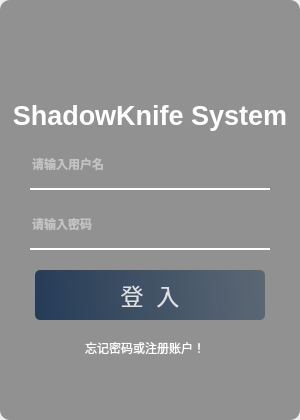
<?xml version="1.0" encoding="UTF-8"?>
<ui version="4.0">
 <class>LoginInterface</class>
 <widget class="QWidget" name="LoginInterface">
  <property name="geometry">
   <rect>
    <x>0</x>
    <y>0</y>
    <width>300</width>
    <height>420</height>
   </rect>
  </property>
  <property name="windowTitle">
   <string>Login</string>
  </property>
  <property name="windowIcon">
   <iconset resource="Image.qrc">
    <normaloff>:/LoginInterfare/Image/LoginInterfare/logo.png</normaloff>:/LoginInterfare/Image/LoginInterfare/logo.png</iconset>
  </property>
  <property name="styleSheet">
   <string notr="true"/>
  </property>
  <layout class="QVBoxLayout" name="verticalLayout">
   <property name="spacing">
    <number>0</number>
   </property>
   <property name="leftMargin">
    <number>0</number>
   </property>
   <property name="topMargin">
    <number>0</number>
   </property>
   <property name="rightMargin">
    <number>0</number>
   </property>
   <property name="bottomMargin">
    <number>0</number>
   </property>
   <item>
    <widget class="QWidget" name="Background" native="true">
     <property name="font">
      <font>
       <bold>true</bold>
      </font>
     </property>
     <property name="styleSheet">
      <string notr="true">#Background{
	border-image: url(:/LoginInterfare/Image/LoginInterfare/1.jpg);
	border-radius:10px;
}
#widget{
	border-radius:10px;
	background-color: rgba(0, 0, 0, 100);
}
#CloseBtn{
	border:none;
}
#Logo{
	border-image: url(:/LoginInterfare/Image/LoginInterfare/logo.png);
	border-radius:10px;
}
#label,#Text{
	color: rgb(255, 255, 255);
}
#UserEdit,#PresswordEdit{
	background-color:rgba(0,0,0,0);
	border:none;
	border-bottom:2px solid rgba(255,255,255,255);
	color:rgba(255,255,255,230);
	padding- bottom:7px;
}</string>
     </property>
     <layout class="QVBoxLayout" name="verticalLayout_2">
      <property name="spacing">
       <number>0</number>
      </property>
      <property name="leftMargin">
       <number>0</number>
      </property>
      <property name="topMargin">
       <number>0</number>
      </property>
      <property name="rightMargin">
       <number>0</number>
      </property>
      <property name="bottomMargin">
       <number>0</number>
      </property>
      <item>
       <widget class="QWidget" name="widget" native="true">
        <layout class="QVBoxLayout" name="verticalLayout_4">
         <property name="spacing">
          <number>0</number>
         </property>
         <property name="leftMargin">
          <number>0</number>
         </property>
         <property name="topMargin">
          <number>0</number>
         </property>
         <property name="rightMargin">
          <number>0</number>
         </property>
         <property name="bottomMargin">
          <number>0</number>
         </property>
         <item>
          <widget class="QWidget" name="widget_2" native="true">
           <widget class="QLineEdit" name="PresswordEdit">
            <property name="geometry">
             <rect>
              <x>30</x>
              <y>200</y>
              <width>240</width>
              <height>50</height>
             </rect>
            </property>
            <property name="minimumSize">
             <size>
              <width>240</width>
              <height>50</height>
             </size>
            </property>
            <property name="echoMode">
             <enum>QLineEdit::Password</enum>
            </property>
            <property name="placeholderText">
             <string>请输入密码</string>
            </property>
           </widget>
           <widget class="QLabel" name="Text">
            <property name="geometry">
             <rect>
              <x>60</x>
              <y>340</y>
              <width>170</width>
              <height>16</height>
             </rect>
            </property>
            <property name="minimumSize">
             <size>
              <width>170</width>
              <height>0</height>
             </size>
            </property>
            <property name="maximumSize">
             <size>
              <width>16777215</width>
              <height>22</height>
             </size>
            </property>
            <property name="font">
             <font>
              <pointsize>9</pointsize>
              <bold>false</bold>
             </font>
            </property>
            <property name="text">
             <string>忘记密码或注册账户！</string>
            </property>
            <property name="alignment">
             <set>Qt::AlignCenter</set>
            </property>
           </widget>
           <widget class="QLineEdit" name="UserEdit">
            <property name="geometry">
             <rect>
              <x>30</x>
              <y>140</y>
              <width>240</width>
              <height>50</height>
             </rect>
            </property>
            <property name="minimumSize">
             <size>
              <width>240</width>
              <height>50</height>
             </size>
            </property>
            <property name="placeholderText">
             <string>请输入用户名</string>
            </property>
           </widget>
           <widget class="QPushButton" name="LoginBtn">
            <property name="geometry">
             <rect>
              <x>35</x>
              <y>270</y>
              <width>230</width>
              <height>50</height>
             </rect>
            </property>
            <property name="minimumSize">
             <size>
              <width>225</width>
              <height>50</height>
             </size>
            </property>
            <property name="maximumSize">
             <size>
              <width>16777215</width>
              <height>16777215</height>
             </size>
            </property>
            <property name="font">
             <font>
              <pointsize>17</pointsize>
             </font>
            </property>
            <property name="styleSheet">
             <string notr="true">#LoginBtn{
 background-color: qlineargradient(spread:pad, x1:0, y1:0.505682, x2:1, y2:0.477, stop:0 rgba(20, 47, 78, 219), stop:1 rgba(85, 98, 112, 226));
 color:rgba(255,255,255,210);
 border-radius:5px;
}#LoginBtn:hover{
 background-color: qlineargradient(spread:pad, x1:0, y1:0.505682, x2:1, y2:0.477, stop:0 rgba(40, 67, 98, 219), stop:1 rgba(105, 118, 132, 226));
}
#LoginBtn:pressed{
 padding-left:5px;
 padding-top:5px;
 background-color:rgba(105,118,132,200);
}</string>
            </property>
            <property name="text">
             <string>登  入</string>
            </property>
           </widget>
           <widget class="QLabel" name="Logo">
            <property name="geometry">
             <rect>
              <x>130</x>
              <y>20</y>
              <width>40</width>
              <height>40</height>
             </rect>
            </property>
            <property name="minimumSize">
             <size>
              <width>40</width>
              <height>40</height>
             </size>
            </property>
            <property name="maximumSize">
             <size>
              <width>16777215</width>
              <height>0</height>
             </size>
            </property>
            <property name="styleSheet">
             <string notr="true"/>
            </property>
            <property name="text">
             <string/>
            </property>
            <property name="alignment">
             <set>Qt::AlignCenter</set>
            </property>
           </widget>
           <widget class="QLabel" name="label">
            <property name="geometry">
             <rect>
              <x>0</x>
              <y>90</y>
              <width>300</width>
              <height>50</height>
             </rect>
            </property>
            <property name="minimumSize">
             <size>
              <width>0</width>
              <height>50</height>
             </size>
            </property>
            <property name="maximumSize">
             <size>
              <width>16777215</width>
              <height>24</height>
             </size>
            </property>
            <property name="font">
             <font>
              <pointsize>20</pointsize>
              <bold>true</bold>
             </font>
            </property>
            <property name="text">
             <string>ShadowKnife System</string>
            </property>
            <property name="scaledContents">
             <bool>false</bool>
            </property>
            <property name="alignment">
             <set>Qt::AlignCenter</set>
            </property>
           </widget>
           <widget class="QPushButton" name="CloseBtn">
            <property name="geometry">
             <rect>
              <x>265</x>
              <y>5</y>
              <width>30</width>
              <height>25</height>
             </rect>
            </property>
            <property name="maximumSize">
             <size>
              <width>30</width>
              <height>25</height>
             </size>
            </property>
            <property name="text">
             <string/>
            </property>
            <property name="icon">
             <iconset resource="MainInterface.qrc">
              <normaloff>:/MainInterface/Image/MainInterface/x.svg</normaloff>:/MainInterface/Image/MainInterface/x.svg</iconset>
            </property>
            <property name="iconSize">
             <size>
              <width>30</width>
              <height>30</height>
             </size>
            </property>
           </widget>
          </widget>
         </item>
        </layout>
       </widget>
      </item>
     </layout>
    </widget>
   </item>
  </layout>
 </widget>
 <resources>
  <include location="Image.qrc"/>
  <include location="MainInterface.qrc"/>
 </resources>
 <connections/>
</ui>
